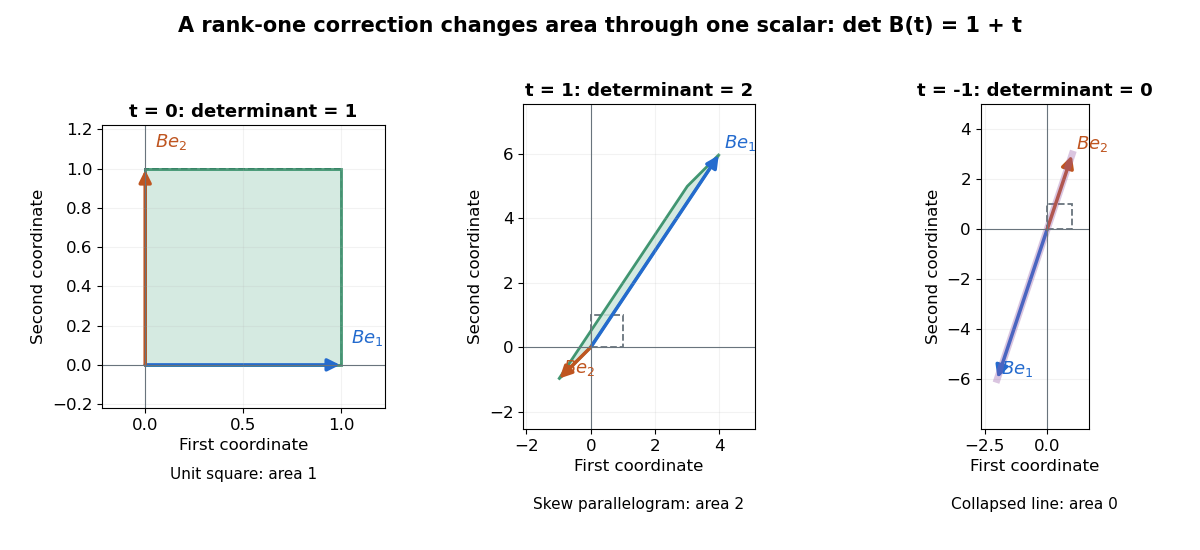

Write Python code to recreate this figure.
"""Map a unit square under I + t u v^T; write matching PNG to CWD."""

from pathlib import Path

import matplotlib.pyplot as plt
from matplotlib.patches import Polygon, FancyArrowPatch
import numpy as np


def example_matrix(t):
    u = np.array([1.0, 2.0])
    v = np.array([3.0, -1.0])
    return np.eye(2) + t * np.outer(u, v)


def main():
    plt.rcParams.update({"font.size": 12, "figure.facecolor": "white"})
    square = np.array([[0., 0.], [1., 0.], [1., 1.], [0., 1.]])
    fig, axes = plt.subplots(1, 3, figsize=(12, 5.5), dpi=100)
    for ax, t, area in zip(axes, [0, 1, -1], [1, 2, 0], strict=True):
        matrix = example_matrix(t)
        mapped = square @ matrix.T
        assert np.isclose(np.linalg.det(matrix), 1 + t)
        ax.add_patch(Polygon(square, closed=True, fill=False, edgecolor="#69747d",
                             linestyle="--", linewidth=1.3))
        if area:
            ax.add_patch(Polygon(mapped, closed=True, facecolor="#cee7dc",
                                 edgecolor="#23855b", alpha=0.85, linewidth=2))
        else:
            ax.plot([-2, 1], [-6, 3], color="#965aa8", linewidth=5, alpha=0.35)
        for index, color in [(0, "#246bce"), (1, "#bf5520")]:
            column = matrix[:, index]
            ax.add_patch(FancyArrowPatch([0, 0], column, arrowstyle="-|>",
                                        mutation_scale=18, linewidth=2.5,
                                        color=color, shrinkA=0, shrinkB=1))
            offset = np.array([0.05, 0.11]) if t == 0 else np.array([0.15, 0.2])
            label_point = column + offset
            ax.text(*label_point, rf"$B e_{index + 1}$", color=color, fontsize=13)
        all_points = np.vstack((square, mapped))
        minimum, maximum = all_points.min(axis=0), all_points.max(axis=0)
        span = np.maximum(maximum - minimum, 1)
        margin = 0.22 * span
        ax.set(xlim=(minimum[0] - margin[0], maximum[0] + margin[0]),
               ylim=(minimum[1] - margin[1], maximum[1] + margin[1]),
               aspect="equal", xlabel="First coordinate", ylabel="Second coordinate")
        ax.axhline(0, color="#69747d", linewidth=0.8)
        ax.axvline(0, color="#69747d", linewidth=0.8)
        ax.grid(alpha=0.16)
        ax.set_title(f"t = {t}: determinant = {1 + t}", weight="bold", fontsize=13)
        ax.text(0.5, -0.21,
                ["Unit square: area 1",
                 "Skew parallelogram: area 2",
                 "Collapsed line: area 0"][axes.tolist().index(ax)],
                transform=ax.transAxes, ha="center", va="top", fontsize=11)
    fig.suptitle("A rank-one correction changes area through one scalar: det B(t) = 1 + t",
                 fontsize=15, weight="bold", y=0.97)
    fig.subplots_adjust(left=0.085, right=0.98, bottom=0.22, top=0.81, wspace=0.40)
    fig.savefig(Path.cwd() / Path(__file__).with_suffix(".png").name,
                facecolor="white", transparent=False)
    plt.close(fig)


if __name__ == "__main__":
    main()
